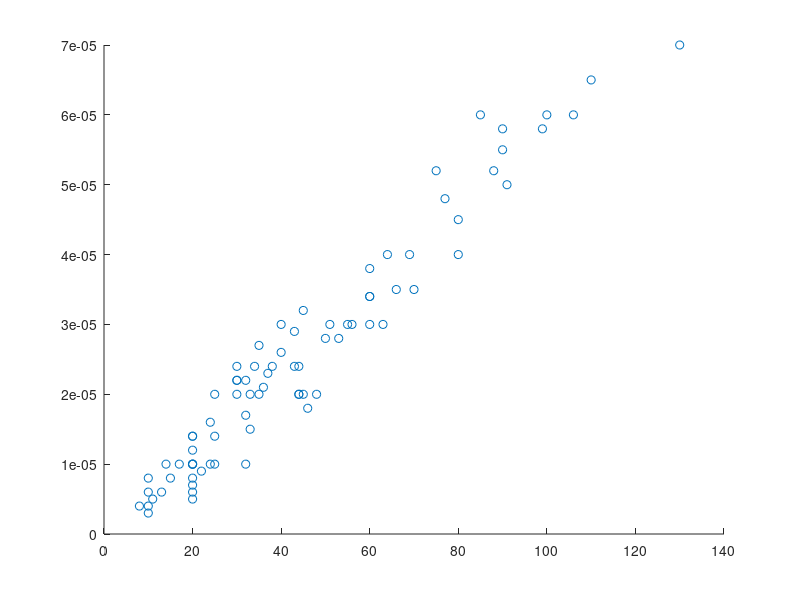

Write the MATLAB code that produced this figure. (Note: this script raises an error after producing the figure.)
% Importeer en vertaal de data uit het csv bestand naar een array
interferometrie = importdata('interferometrie2.csv').data;

% Scheid de variabelen uit het de array in overgangen en verschuivingen
overgangen = interferometrie(:,1);
verschuivingen  = interferometrie(:,2);

% Bereken de error in de verplaatsing in de x-as
err_verschuivingen = (3*std(verschuivingen))*ones(size(overgangen));

% De onzekerheid in de franjes is 2
err_overgangen = 2*ones(size(overgangen));

% Plot de meetpunten uit de array in de grafiek
fig1 = scatter(overgangen, verschuivingen);
hold on;

% Maak de regressielijn uit de meetpunten
f = fit(overgangen, verschuivingen,'poly1');
plot(f);
hold on;

% Maak de errorbar
errorbar(overgangen, verschuivingen, err_verschuivingen,err_verschuivingen, err_overgangen, err_overgangen, "LineStyle","none")

% Maak de legenda
legend("Metingen", "regressielijn","errorbar",FontSize=13, Location="southeast");

% zet de uitlijning aan
grid on;

% definieer de labels op de x en y assen
xlabel("Aantal franjes waargenomen (#)")
ylabel("Verschuiving x (m)")

% laat de formule voor de fit zien:
f

